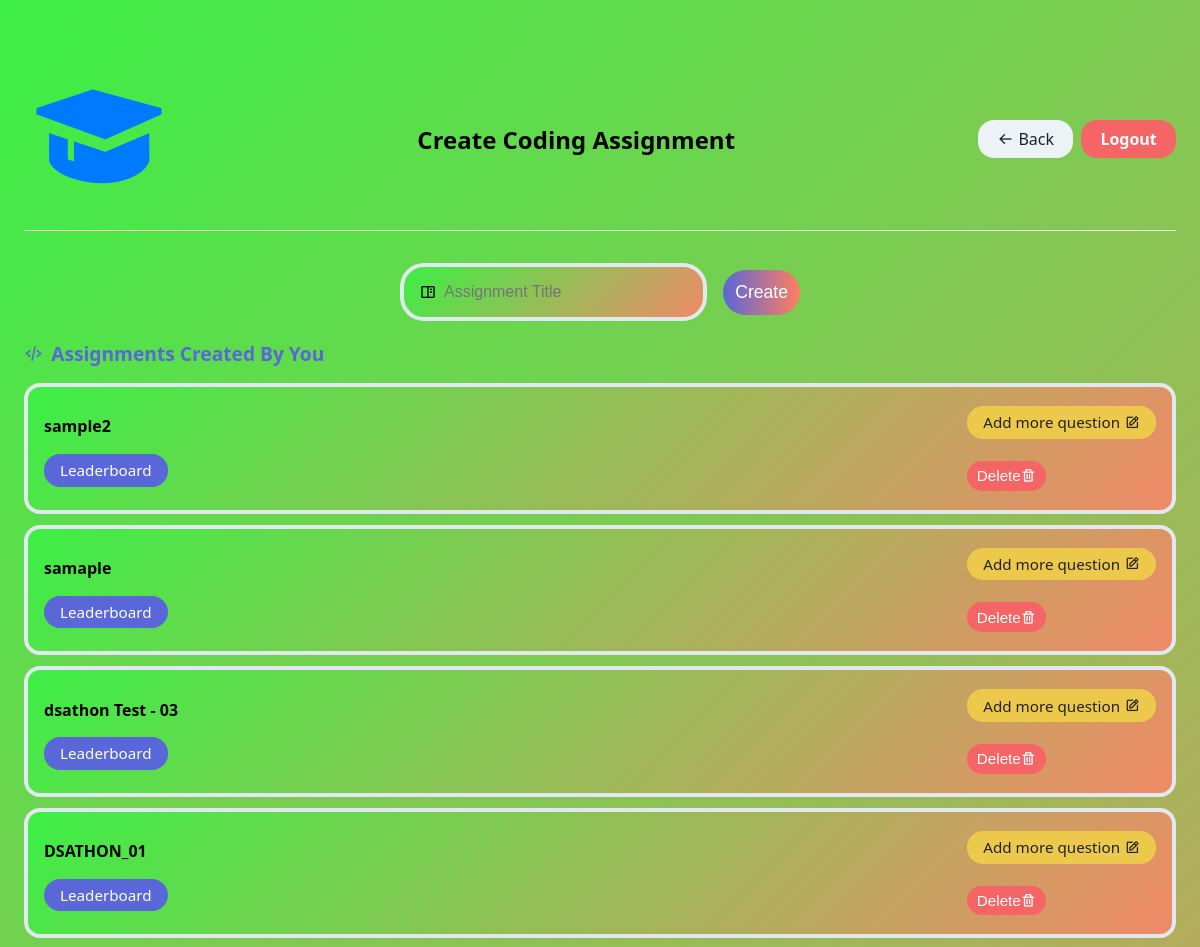
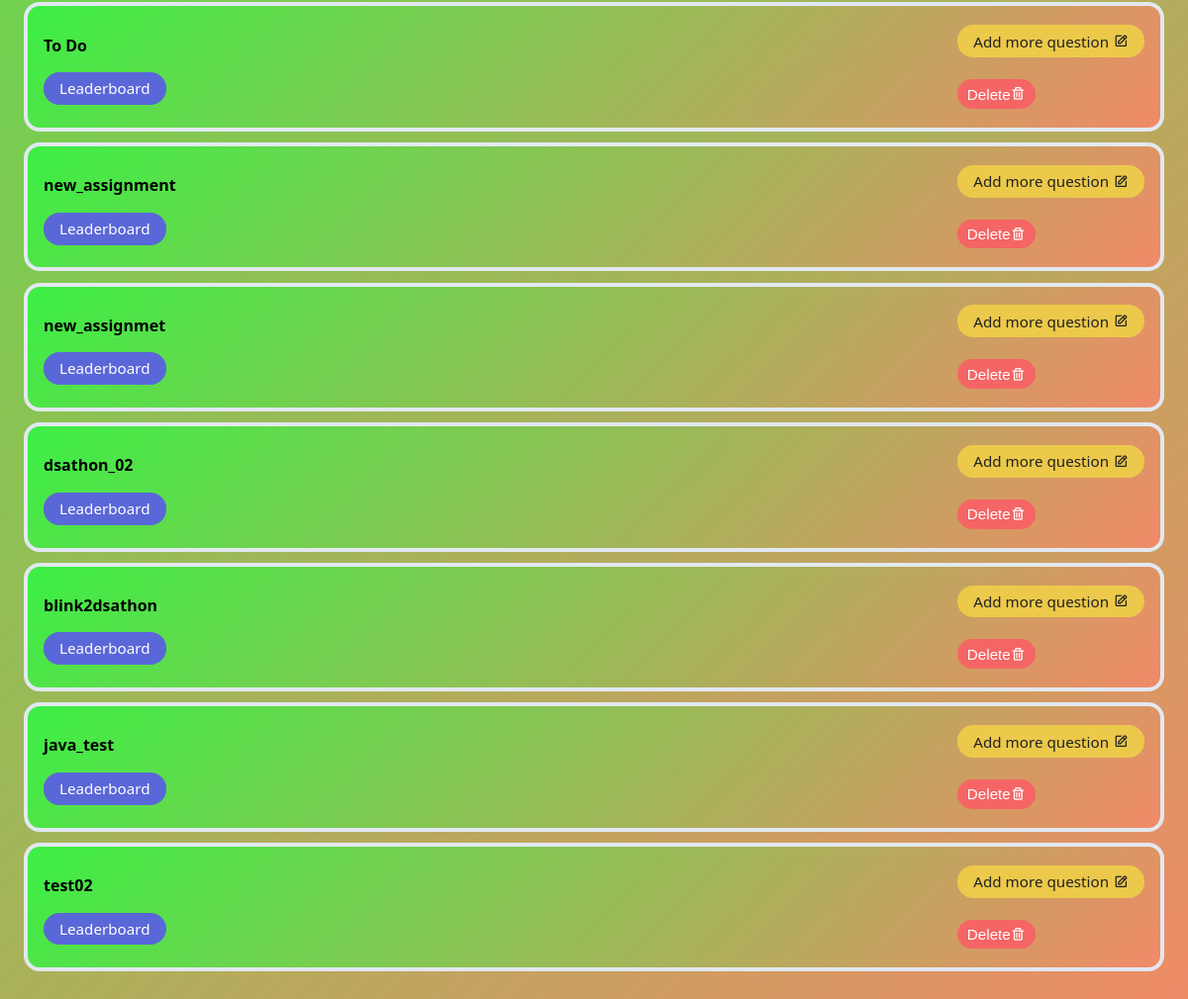
The page /create_assignment (signed in) on the database its author committed (2 pictures, top to bottom).
### app.py (models this page shows)
class CodingAssignment(db.Model):
    id = db.Column(db.Integer, primary_key=True)
    title = db.Column(db.String(200), nullable=False)
    creator_id = db.Column(db.Integer, db.ForeignKey('user.id'))
    created_at = db.Column(db.DateTime, default=datetime.utcnow)

### app.py (the view)
@app.route('/create_assignment', methods=['GET', 'POST'])
@login_required
def create_assignment():
    quizzes = CodingAssignment.query.filter_by(creator_id=current_user.id).all()#Quiz.query.all()
    assignments = CodingAssignment.query.filter_by(creator_id=current_user.id).all()
    if request.method == 'POST':
        title = request.form['title']
        assignment = CodingAssignment(title=title, creator_id=current_user.id)
        db.session.add(assignment)
        db.session.commit()
        return redirect(url_for('add_coding_question', assignment_id=assignment.id))
    return render_template('create_assignment.html', quizzes = quizzes, assignments = assignments)

### app.py (called while the page is built)
@login_manager.user_loader
def load_user(user_id):
    return User.query.get(int(user_id))

### templates/create_assignment.html (shortened to what this page needs)
<!DOCTYPE html>
<html lang="en">
<head>
    <link rel="stylesheet" href="{{ url_for('static', filename='CSS/styles.css') }}">
    <link href='https://unpkg.com/boxicons@2.1.4/css/boxicons.min.css' rel='stylesheet'>
</head>
<body>
    <div class="dashboard-container">
        <header class="dashboard-header">
            <i class='bx bxs-graduation' style='font-size: 150px; color: #007bff;'></i>
            <h2>Create Coding Assignment</h2>
            <div style="display: flex; gap: 0.5rem;">
                <a href="{{ url_for('dashboard') }}" class="back-btn"><i class='bx bx-arrow-back'></i> Back</a>
                <a href="{{ url_for('logout') }}" class="logout-btn">Logout</a>
            </div>
        </header>
        <main>
            <form method="POST" class="assignment-form">
                <div class="input-group">
                    <i class='bx bx-book-content'></i>
                    <input type="text" name="title" placeholder="Assignment Title" required>
                </div>
                <button type="submit" class="submit-btn">Create</button>
            </form>
            <div class="dashboard-sections-container">
                <section class="dashboard-section">
                    <h3><i class='bx bx-code-alt'></i>Assignments Created By You</h3>
                    <ul class="dashboard-list">
                        {% if assignments %}
                            {% for assignment in assignments | reverse %}
                                <li>
                                    <span><b>{{ assignment.title }}</b> <br><br>
                                    <a href="{{ url_for('leaderboard_assignment', assignment_id=assignment.id) }}" class="attempt-btn">Leaderboard</a>
                                    </span>
                                    <div class="item-actions">
                                        <a href="{{ url_for('add_coding_question', assignment_id=assignment.id) }}" class="edit-btn">Add more question<i class='bx bx-edit'></i></a>
                                        <br><form class="delete-form" action="{{ url_for('delete_assignment', assignment_id=assignment.id) }}" method="POST" style="display:inline;">
                                            <button type="submit" class="delete-btn">Delete<i class='bx bx-trash'></i></button>
                                        </form>
                                    </div>
                                </li>
                            {% endfor %}
                        {% else %}
                            <li class="dashboard-empty">No assignments found.</li>
                        {% endif %}
                    </ul>
                </section>
            </div>
        </main>
    </div>
</body>
</html>

### static/CSS/styles.css (style rules this page uses)
:root { --primary: #5a67d8; --secondary: #ff7e5f; --background: linear-gradient(135deg, #3cef45 0%, #f08a68 100%); --input-bg: #f8fafc; --input-border: #e2e8f0; --radius: 1.5rem; }
body { margin: 0; font-family: 'Segoe UI', sans-serif; background: var(--background); min-height: 100vh; display: flex; align-items: center; justify-content: center; overflow-x: hidden; }
.input-group { display: flex; align-items: center; background: var(--background); border: 4px solid var(--input-border); border-radius: var(--radius); padding: 0.5rem 1rem; gap: 0.5rem; }
.input-group input { border: none; background: transparent; outline: none; flex: 1; font-size: 1rem; padding: 0.5rem 0; }
.submit-btn { background: linear-gradient(90deg, var(--primary), var(--secondary)); color: #fff; border: none; border-radius: var(--radius); padding: 0.75rem; font-size: 1.1rem; cursor: pointer; transition: background 0.2s; }
.dashboard-container { width: 100%; max-width: 1350px; margin: 2rem auto; background: var(--background); border-radius: 3.5rem; padding: 2rem 1.5rem; box-sizing: border-box; }
.dashboard-header { display: flex; align-items: center; justify-content: space-between; gap: 1rem; border-bottom: 1px solid #ececec; padding-bottom: 1rem; margin-bottom: 2rem; }
.logout-btn { background: #f56565; color: #fff; padding: 0.5rem 1.2rem; border: none; border-radius: 1rem; text-decoration: none; font-weight: 600; transition: background 0.2s; }
.dashboard-section { margin-bottom: 2rem; }
.dashboard-section h3 { color: #5a67d8; margin-bottom: 1rem; font-size: 1.2rem; display: flex; align-items: center; gap: 0.5rem; }
.dashboard-list { list-style: none; padding: 0; margin: 0; }
.dashboard-list li { display: flex; justify-content: space-between; align-items: center; background: var(--background); border: 4px solid var(--input-border); border-radius: 1rem; padding: 0.7rem 1rem; margin-bottom: 0.7rem; font-size: 1rem; height: 100px; }
.dashboard-list li:last-child { margin-bottom: 0; }
.attempt-btn { background: #5a67d8; color: #fff; border: none; border-radius: 1rem; padding: 0.4rem 1rem; font-size: 0.95rem; text-decoration: none; transition: background 0.2s; }
.dashboard-sections-container { display: flex; gap: 2rem; justify-content: space-between; }
.dashboard-section { flex: 1; min-width: 0; }
.assignment-form { max-width: 400px; margin: 2rem auto 0 auto; display: flex; gap: 1rem; align-items: center; justify-content: center; width: 100%; box-sizing: border-box; }
.assignment-form .input-group { flex: 1; }
.assignment-form input[type="text"] { width: 100%; font-size: 1rem; }
.back-btn { background: #edf2f7; color: #222; padding: 0.5rem 1.2rem; border-radius: 1rem; text-decoration: none; font-weight: 500; display: flex; align-items: center; gap: 0.3rem; transition: background 0.2s; }
.edit-btn { background: #ecc94b; color: #222; border-radius: 1rem; padding: 0.4rem 1rem; text-decoration: none; font-size: 0.95rem; display: flex; align-items: center; gap: 0.3rem; transition: background 0.2s; border: none; cursor: pointer; }
.delete-btn { background: #f56565; color: #fff; border-radius: 1rem; padding: 0.4rem 0.6rem; text-decoration: none; font-size: 0.95rem; display: inline-flex; align-items: center; border: none; cursor: pointer; transition: background 0.2s; }

### rows shown on the page
CodingAssignment: title "sample2"
CodingAssignment: title "samaple"
CodingAssignment: title "dsathon Test - 03"
CodingAssignment: title "DSATHON_01"
CodingAssignment: title "To Do"
CodingAssignment: title "new_assignment"
CodingAssignment: title "new_assignmet"
CodingAssignment: title "dsathon_02"
CodingAssignment: title "blink2dsathon"
CodingAssignment: title "java_test"
CodingAssignment: title "test02"
